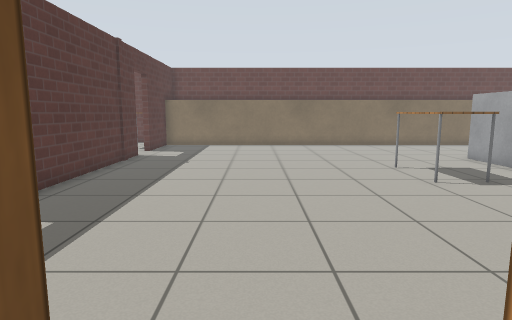
view 1 (above)

18 first-person views from a walk through a robot-simulator world made for Gazebo. The camera is 1 m above the floor, tilts 8° down and sees 75° across. The floor is counted in squares, 0.5 m on a side. Each view is taken from the middle of a square. On the plan, view 1 faces up. The plan holds only what a view shows up to about 18 squares ahead; the rest is blank. The robots in the file are not drawn. Gazebo's built-in surfaces are drawn with simple patterns.

view 2
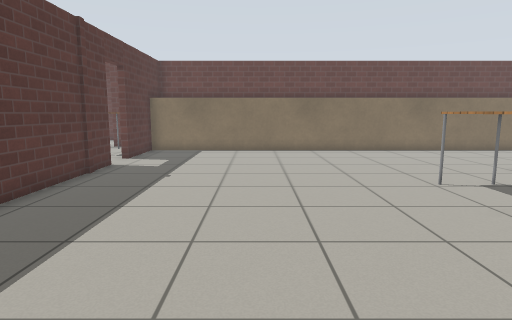

view 3
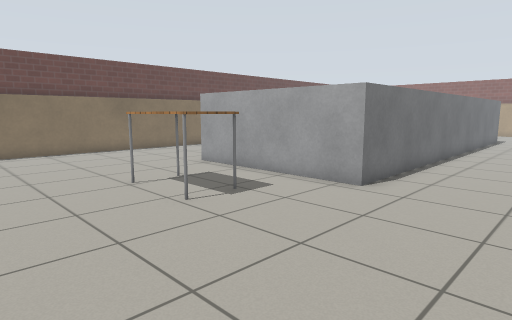

view 4
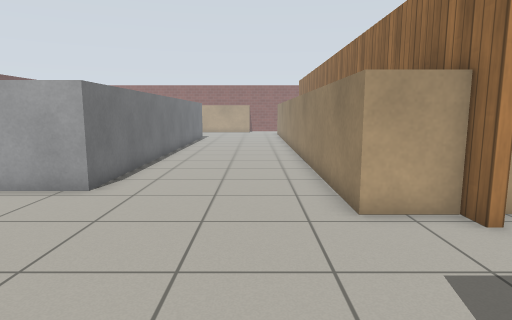

view 5
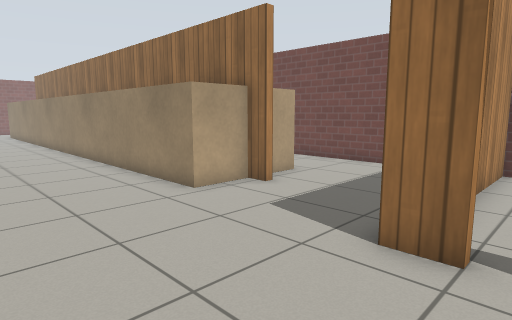

view 6
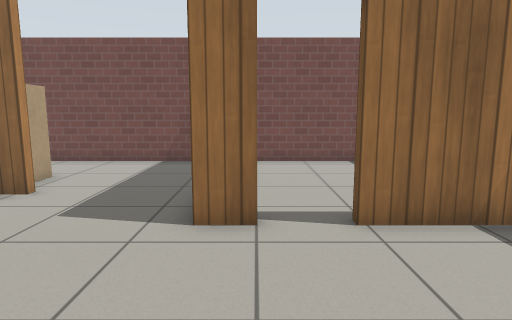

view 7
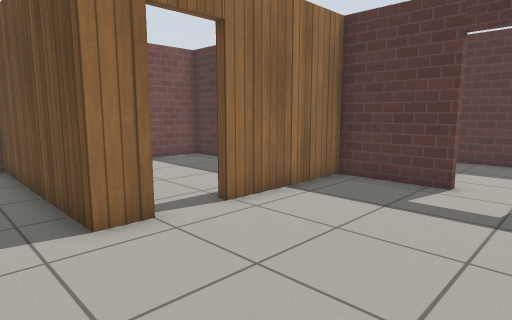

view 8
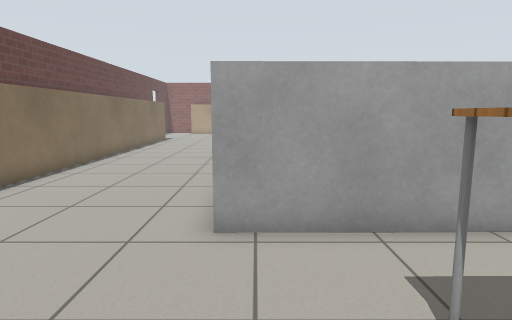

view 9
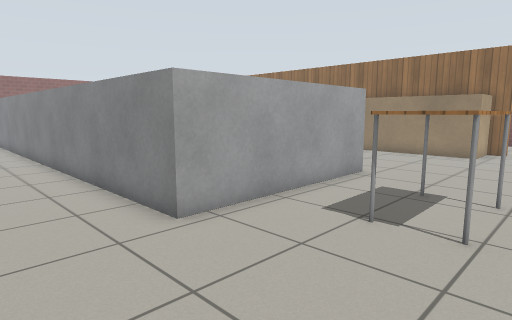

view 10
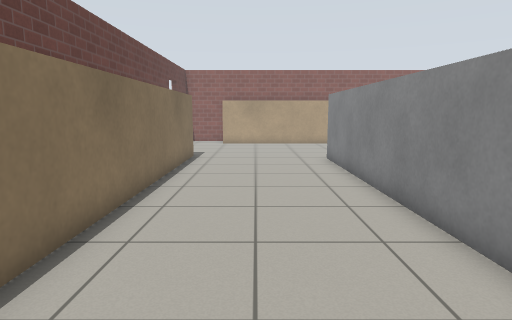

view 11
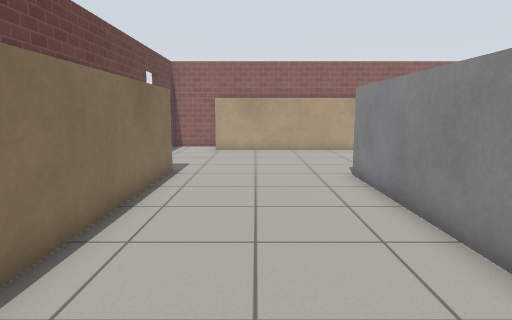

view 12
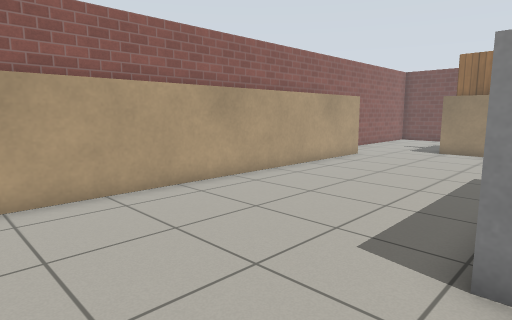

view 13
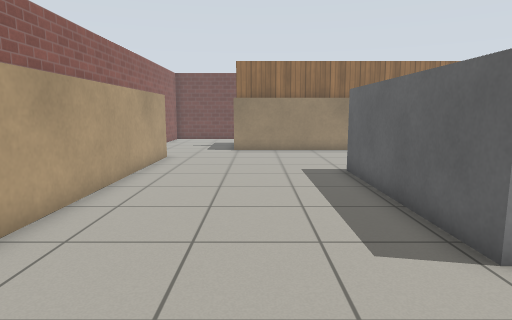

view 14
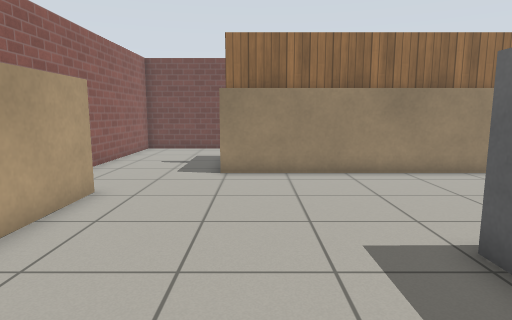

view 15
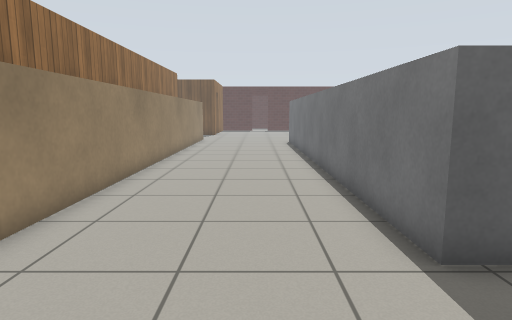

view 16
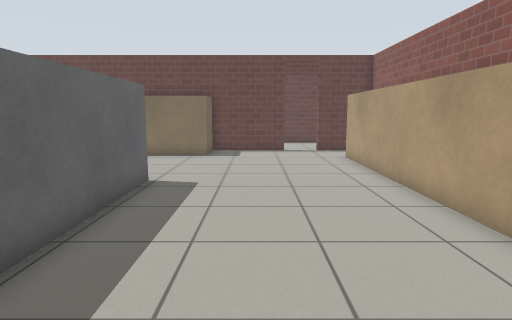

view 17
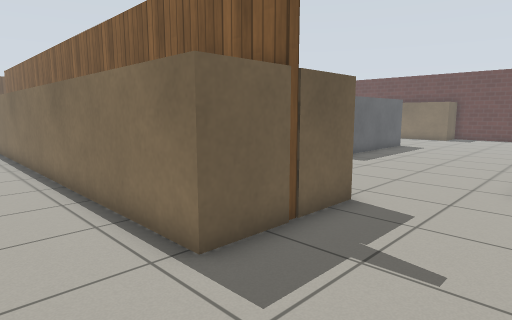

view 18
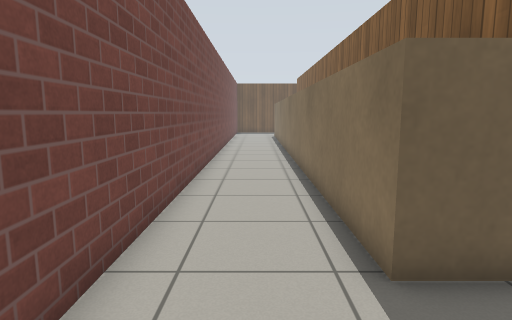

### Floor plan
Key: @ floor where view 1 was taken; # wall or solid block; . floor; D open door; B grey box; T table.
Columns run from 11 left of view 1 to 38 right of it. Each row starts with its distance up from view 1.
 23                ###           ################DD###
 22                ###           #############...... #
 21      #####################################...... #
 20      #.........................................###
 19      #.........................................#
 18      #.........................................#
 17      D.........................................#
 16      D.........................................#
 15      #...............BBBBBBBBBBBBBBBBBBBB......#
 14      #..............BB                  B......#
 13      #..............B                   B......#
 12      #..........TTT.B                   B......#
 11      #..........T  .B                   B......#
 10      #..........T T.B                   B......#
  9      #...........T..B                   B......#
  8       ..............BB                 BB......#
  7       ...............BBBBBBBBBBBBBBBBBBB.......#
  6     .D.........................................#
  5 #....D.........................................#
  4 #..  #.........................................###
  3 #    #.......................................... #
  2      #...........................................#
  1      ######DD#....###########################....#
  0          ..@.#....###########################....#
 -1          ....#....###########################....#
 -2         .....#....##        #################....#
 -3        ......#....##        #################....#
 -4       .......#......          ...................#
 -5      #.......#.......         ...................#
 -6      #.......# ......         ...................#
 -7      ###################      #################

Positions as (right, up) in squares from view 1, and headings:
1: (0, 0), facing up
2: (0, 3), facing up
3: (1, 3), facing up-right
4: (1, 3), facing right
5: (0, 6), facing down-right
6: (1, 7), facing down
7: (4, 7), facing down-left
8: (4, 14), facing right
9: (4, 18), facing down-right
10: (14, 18), facing right
11: (18, 18), facing right
12: (28, 19), facing down-right
13: (32, 19), facing down
14: (32, 12), facing down
15: (33, 5), facing left
16: (32, 5), facing up
17: (37, -6), facing up-left
18: (37, -5), facing left
